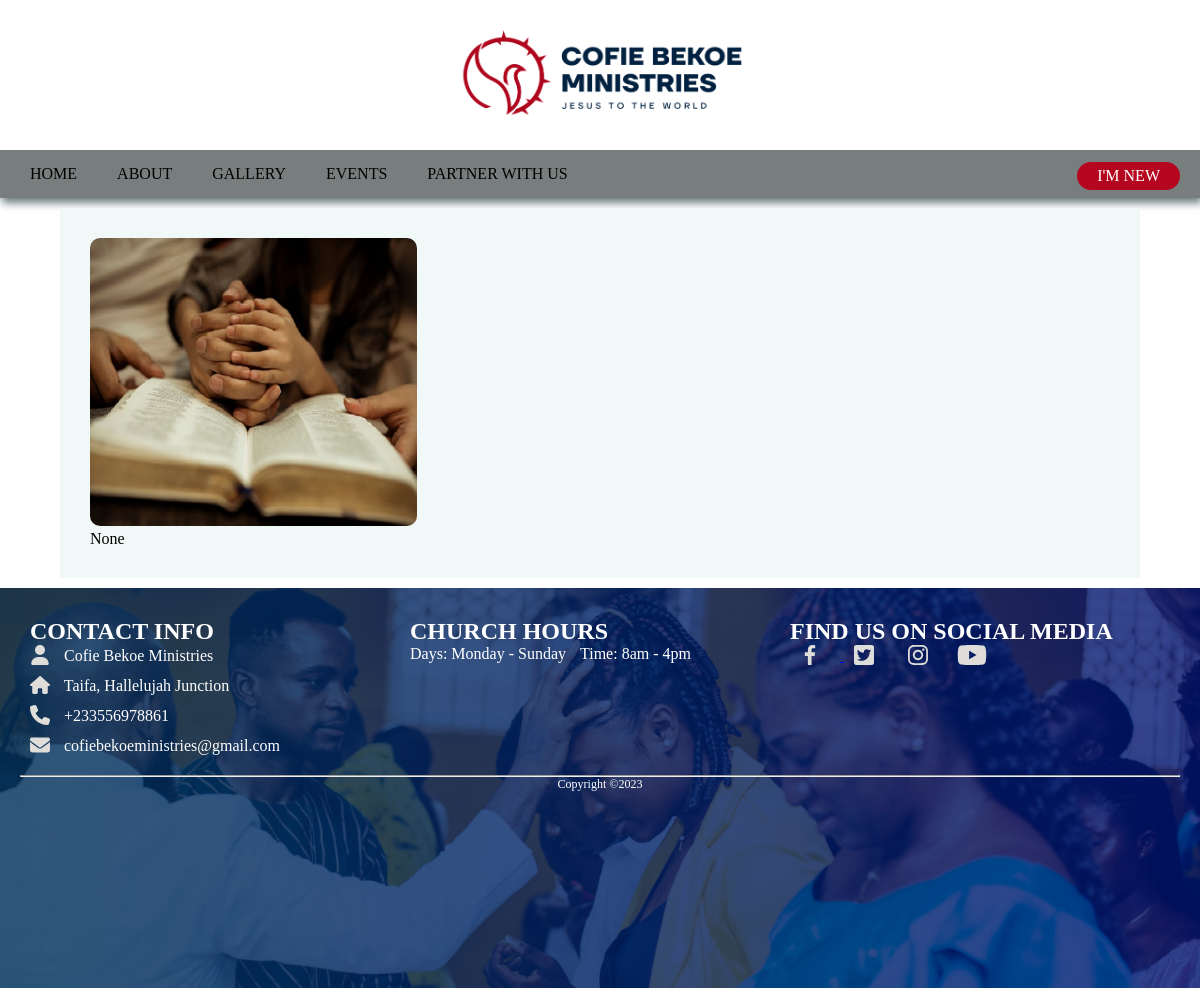
/church/gallery, run on an earlier commit of the app's database.
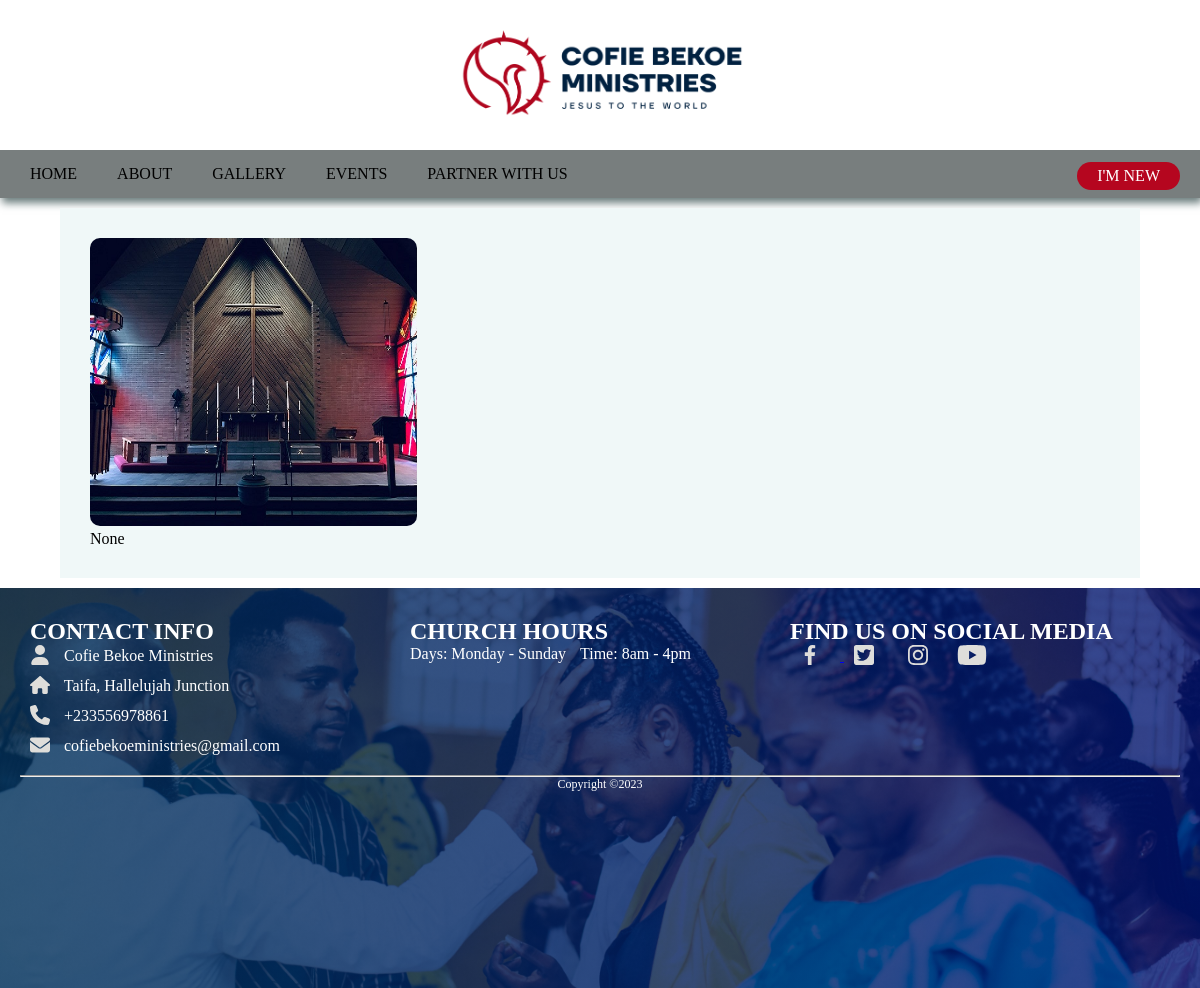
And on a later commit of the database.
### churchweb/models.py (models this page shows, shortened)
class Gallery(models.Model):
    caption = models.CharField(max_length=128, null=True, blank=True)
    image = models.ImageField(upload_to="img", null=True, blank=True)
    date_posted = models.DateTimeField(auto_now_add=True, null=True)
    class Meta:
        verbose_name = _("Gallery")
        verbose_name_plural = _("Gallery")

### churchweb/views.py (the view)
# urls.py: path('church/gallery', gallery, name = 'gallery'),
def gallery(request):
    images = Gallery.objects.all().order_by("-date_posted")
    context = {
        'images':images,
    }
    return render(request, 'gallery.html', context)

### templates/gallery.html (shortened to what this page needs)
{% extends 'index.html' %}
{% load static %}
    {% block content %}
    <link rel="stylesheet" href="{% static 'css/gallery.css' %}">
        <main class="container" id="main-body">
            <section class="gallery">
                <div class="main-gallery">
                    {% for img in images %}
                    <div class="top-img-block">
                        <img class="fade-in" src="{{img.image.url}}" alt="{{img.caption}}">
                        <p>{{img.caption}}</p>
                    </div>
                    {% endfor %}
                </div>
            </section>
        </main>
        {% endblock content %}

What changed in the data, as far as the page shows it:
changed Gallery "None": image: a different picture
